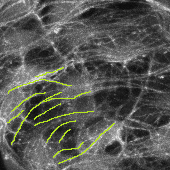
#> input picture data/32hpf/32hpf-1 - Copy (2).tif, 170 x 170 px
$ python -i raw_detect.py   (imports and definitions only)
#> lines starting #> are read from the running program, lines starting #| are printed output that depends on the picture; after the words box and inside, x2 and y2 are one past the last pixel; in counts of white or black regions, pixels touching at a corner belong together
"""
raw_detect.py -- fibre detection on the UNTRACED fluorescence, feeding the identical
spacing measure used on the traces.

WHY THIS IS A REAL INDEPENDENT CHECK
------------------------------------
The traced result carries the tracer's eye inside it: which fibres were drawn, where a
myofibril was judged to start and stop, and whether a cell boundary counted. A detector
has none of those decisions. If both substrates give the same spacing, the traced number
is not an artefact of tracing. If they disagree, the disagreement localises the cause.

WHY IT IS ALSO THE HARDER SUBSTRATE, and the record says so
-----------------------------------------------------------
On raw fluorescence the project already measured: additive pixel grain is a MAJOR confound
(dominance 0.91 -> 0.43) and binarising first does not fix it; blur on a two-family texture
pushes the measure the other way; and at 32 hpf the bright structure is partly the CORTICAL
HONEYCOMB, which the tracer excluded by judgement and a detector cannot.

ORDER OF OPERATIONS, and the reason
-----------------------------------
Resample to the common 0.40 um/px grid BEFORE detecting, not after. Input pixel scale is
correlated with stage (0.361 um/px early, 0.5675 late), so a detector run at native scale
would use a different effective kernel at each timepoint -- a systematic change in the
measured object along the axis under test. Detecting on a common grid makes the kernel
identical everywhere. This is the same argument that fixed the pen width on the traces.

DETECTION
---------
Sato tubeness at the fibre scale (0.4-0.9 um, the scale band the project already established
for fibres as opposed to the 1.5-3 um boundary scale), then a per-image threshold at a fixed
PERCENTILE of the tubeness response, then skeletonise.

The percentile, not an absolute value, is the free parameter: absolute intensity varies 3x
across this set (image means 24.8 to 85.9) because brightness was never normalised between
acquisitions, so any absolute threshold would be a different effective threshold per image --
the exact confound the project's ImageJ rule ("never auto-adjust brightness per image") exists
to prevent. The percentile is swept and reported, never fitted.
"""
import numpy as np
import tifffile
from scipy import ndimage as ndi
from skimage.filters import sato
from skimage.morphology import skeletonize, remove_small_objects

import spacing as sp

TARGET = 0.40
FIELD_UM = 61.4
FIBRE_SCALES_UM = (0.4, 0.9)     # established fibre scale band, not fitted here
MIN_OBJ_PX = 12                  # drop specks below ~5 um of skeleton


def load_raw(path, target=TARGET, field_um=FIELD_UM):
    """Read, resample to the common grid, centre-crop to the common field."""
    a = tifffile.imread(path).astype(float)
    if a.ndim == 3:
        a = a[..., 0]
    um = sp.read_scale(path)
    zoom = um / target
    if abs(zoom - 1.0) > 1e-6:
        a = ndi.zoom(a, zoom, order=1)
    n = int(round(field_um / target))
    h, w = a.shape
    if h < n or w < n:
        a = np.pad(a, ((max(0, (n - h + 1) // 2), max(0, n - h - (n - h + 1) // 2)),
                       (max(0, (n - w + 1) // 2), max(0, n - w - (n - w + 1) // 2))))
        h, w = a.shape
    i0, j0 = (h - n) // 2, (w - n) // 2
    return a[i0:i0 + n, j0:j0 + n], um


def tubeness(img, target=TARGET, scales_um=FIBRE_SCALES_UM):
    lo, hi = [s / target for s in scales_um]
    sigmas = np.linspace(lo, hi, 3)
    return sato(img, sigmas=sigmas, black_ridges=False)


def detect(img, percentile=80.0, target=TARGET, min_obj=MIN_OBJ_PX):
    """Tubeness -> percentile threshold -> skeleton."""
    t = tubeness(img, target)
    thr = np.percentile(t, percentile)
    m = t > thr
    m = remove_small_objects(m, min_obj)
    sk = skeletonize(m)
    sk = remove_small_objects(sk, min_obj, connectivity=2)
    return sk, t


def agreement(sk_det, sk_trace, tol_um=1.2, target=TARGET):
    """How much of the detected skeleton lies within tol of the traced one, and vice versa.
    The trace is the reference standard for WHERE fibres are, so this scores the detector
    without reference to any spacing number."""
    tol_px = tol_um / target
    d_to_trace = ndi.distance_transform_edt(~sk_trace)
    d_to_det = ndi.distance_transform_edt(~sk_det)
    prec = float((d_to_trace[sk_det] <= tol_px).mean()) if sk_det.any() else np.nan
    rec = float((d_to_det[sk_trace] <= tol_px).mean()) if sk_trace.any() else np.nan
    f1 = 2 * prec * rec / (prec + rec) if (prec + rec) > 0 else np.nan
    return prec, rec, f1

>>> import cv2
>>> picture = cv2.imread('../../data/32hpf/32hpf-1 - Copy (2).tif', cv2.IMREAD_GRAYSCALE)
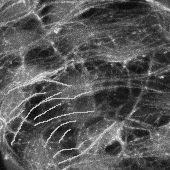
#> picture: shape (170, 170); min 11, max 230, mean 87.6
>>> result = detect(picture)
#> in tubeness, `return sato(img, sigmas=sigmas, black_ridges=False)`:
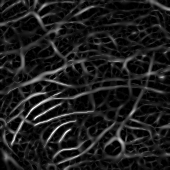
#> returned value: shape (170, 170) float64; min 0, max 67.33, mean 7.9; drawn with min black and max white
#> in detect, `thr = np.percentile(t, percentile)`: thr = 12.62
#> in detect, `m = t > thr`:
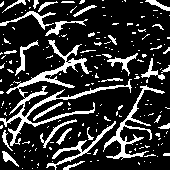
#> m: shape (170, 170) bool; 20% white; 203 white regions (169 under 20 px), largest, box (x1, y1, x2, y2) and area: (0, 40, 132, 146) 1783, (103, 85, 165, 160) 719, (46, 121, 116, 170) 404
#> in detect, `m = remove_small_objects(m, min_obj)`:
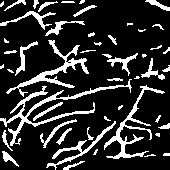
#> m: shape (170, 170) bool; 18% white; 50 white regions (15 under 20 px), largest, box (x1, y1, x2, y2) and area: (0, 79, 132, 146) 1026, (6, 40, 89, 97) 734, (104, 85, 165, 159) 714
#> in detect, `sk = skeletonize(m)`:
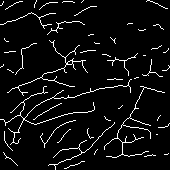
#> sk: shape (170, 170) bool; 5.8% white in thin lines or dots
#> in detect, `sk = remove_small_objects(sk, min_obj, connectivity=2)`:
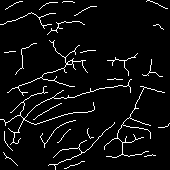
#> sk: shape (170, 170) bool; 5.3% white in thin lines or dots

$ run again, on data/32hpf/32hpf-2 - Copy (2).tif
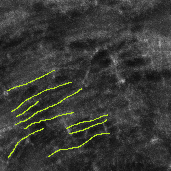
#> input picture data/32hpf/32hpf-2 - Copy (2).tif, 171 x 171 px
#> in tubeness, `return sato(img, sigmas=sigmas, black_ridges=False)`:
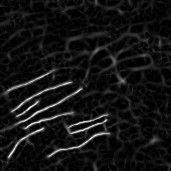
#> returned value: shape (171, 171) float64; min 0, max 66.14, mean 5.1; drawn with min black and max white
#> thr = 6.75
#> in detect, `sk = remove_small_objects(sk, min_obj, connectivity=2)`:
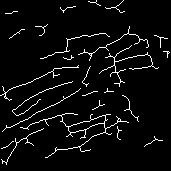
#> sk: shape (171, 171) bool; 4.8% white in thin lines or dots

$ run again, on data/32hpf/32hpf-3 - Copy (2).tif
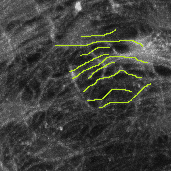
#> input picture data/32hpf/32hpf-3 - Copy (2).tif, 171 x 171 px
#> in tubeness, `return sato(img, sigmas=sigmas, black_ridges=False)`:
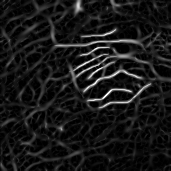
#> returned value: shape (171, 171) float64; min 0, max 63.72, mean 6.1; drawn with min black and max white
#> thr = 8.84
#> in detect, `sk = remove_small_objects(sk, min_obj, connectivity=2)`:
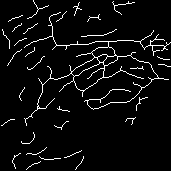
#> sk: shape (171, 171) bool; 5% white in thin lines or dots
